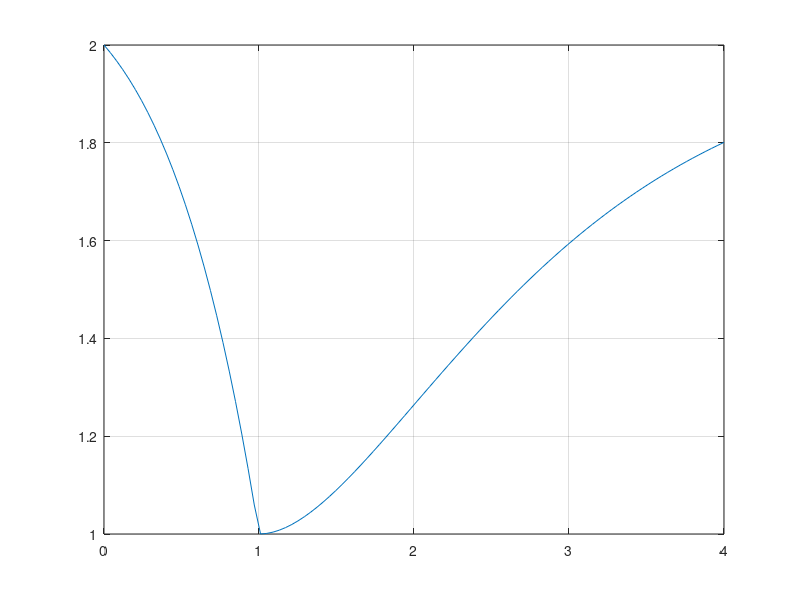

Write MATLAB code to recreate this figure. (Note: this script raises an error after producing the figure.)
N = 100;
a = 0;
b = 4;
x = linspace(a,b,N);
Y = 2-abs(x).*exp(-abs(x-1));
Y1 =@(x)2-abs(x).*exp(-abs(x-1));
plot(x,Y);
grid on;
xr=ginput(2);
[x_m,y_m] = fminbnd(Y1,xr(1,1),xr(2,1));
hold on;
plot(x_m,y_m,'r*',xr(1,1),xr(1,2),'g*',xr(2,1),xr(2,2),'g*');
hold off;